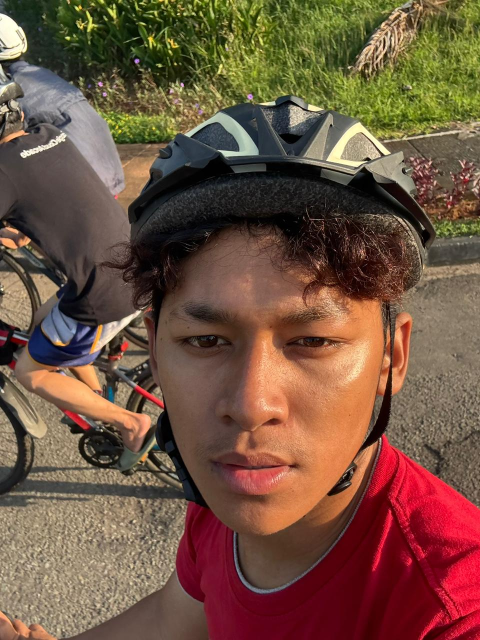
#> input picture images/daffa.jpg, 960 x 1280 px (shown at 1/2 size)
$ python -i group.py   (imports and definitions only)   (older library calls are emulated)
#> lines starting #> are read from the running program, lines starting #| are printed output that depends on the picture; after the words box and inside, x2 and y2 are one past the last pixel; in counts of white or black regions, pixels touching at a corner belong together
#> further down, picture is the input picture: shape (1280, 960, 3); mean B, G, R 65, 83.8, 113.7
import streamlit as st
import numpy as np
import cv2
from PIL import Image
import matplotlib.pyplot as plt
import os
from io import BytesIO
import base64

# ===================== 1. CONFIG =====================
# [5 lines not run here, left out]

# ===================== 2. TRANSLATIONS DATA =====================
translations = {
    "id": {
        "title": "Matrix Transformation & Image Processing",
        "subtitle": "Eksplorasi interaktif Aljabar Linear dalam manipulasi gambar digital",
        "app_goal": "### 🎯 Tujuan Aplikasi\nAplikasi ini dibuat untuk memvisualisasikan bagaimana **Operasi Matriks** digunakan secara nyata dalam teknologi pengolahan citra digital sehari-hari.",
        "features": "**Fitur Utama:** Translasi, Rotasi, Scaling, dan Filtering (Blur/Edge Detection).",
        "concept_1_title": "📐 Transformasi Geometri",
        "concept_1_text1": "Mengubah posisi (Translasi), ukuran (Scaling), atau orientasi (Rotasi) gambar.",
        "concept_1_text2": "Menggunakan perkalian matriks 3x3 (Affine Transform).",
        "concept_2_title": "🎨 Filtering Citra",
        "concept_2_text1": "Memanipulasi nilai pixel untuk efek Blur, Sharpen, atau Deteksi Tepi.",
        "concept_2_text2": "Menggunakan operasi Konvolusi dengan matriks Kernel.",
        "concept_3_title": "🖼️ Segmentasi Objek",
        "concept_3_text1": "Memisahkan objek depan (Foreground) dari latar belakang (Background).",
        "concept_3_text2": "Menggunakan operasi matriks pada channel warna (Thresholding).",
        "quick_concepts": "💡 Konsep Singkat",
        "quick_concepts_text": "Setiap gambar digital adalah sekumpulan matriks angka. Dengan memanipulasi angka tersebut menggunakan Aljabar Linear, kita dapat mengubah tampilan gambar.",
        "upload_title": "📂 Unggah Gambar",
        "upload_label": "Pilih gambar (PNG/JPG/JPEG)",
        "upload_success": "Gambar berhasil dimuat!",
        "upload_preview": "Gambar Asli",
        "upload_info": "Silakan unggah gambar untuk memulai eksperimen.",
        "tools_title": "🛠️ Laboratorium Matriks",
        "tools_subtitle": "Pilih transformasi di bawah ini",
        "geo_title": "1. Transformasi Geometri (Affine)",
        "geo_desc": "Memindahkan koordinat pixel menggunakan perkalian matriks.",
        "geo_info": "Unggah gambar terlebih dahulu untuk menggunakan fitur ini.",
        "btn_translation": "Translasi (Geser)",
        "btn_scaling": "Scaling (Ubah Ukuran)",
        "btn_rotation": "Rotasi (Putar)",
        "btn_shearing": "Shearing (Miringkan)",
        "btn_reflection": "Refleksi (Cermin)",
        "btn_apply": "Terapkan",
        "trans_settings": "**Pengaturan Translasi**",
        "trans_dx": "Geser X (Horizontal)",
        "trans_dy": "Geser Y (Vertikal)",
        "trans_result": "Hasil Translasi",
        "scale_settings": "**Pengaturan Scaling**",
        "scale_x": "Skala X (Lebar)",
        "scale_y": "Skala Y (Tinggi)",
        "scale_result": "Hasil Scaling",
        "rot_settings": "**Pengaturan Rotasi**",
        "rot_angle": "Sudut Rotasi (Derajat)",
        "rot_result": "Hasil Rotasi",
        "shear_settings": "**Pengaturan Shearing**",
        "shear_x": "Geser Sumbu X",
        "shear_y": "Geser Sumbu Y",
        "shear_result": "Hasil Shearing",
        "refl_settings": "**Pengaturan Refleksi**",
        "refl_axis": "Sumbu Cermin",
        "refl_result": "Hasil Refleksi",
        "axis_x": "Sumbu X (Balik Vertikal)",
        "axis_y": "Sumbu Y (Balik Horizontal)",
        "axis_diag": "Diagonal",
        "hist_title": "📊 Histogram Warna",
        "hist_desc": "Melihat distribusi intensitas warna Merah, Hijau, dan Biru dalam matriks gambar.",
        "btn_histogram": "Tampilkan Histogram",
        "hist_warning": "Unggah gambar terlebih dahulu.",
        "filter_title": "2. Filtering & Konvolusi",
        "filter_desc": "Mengubah nilai pixel berdasarkan tetangganya (Kernel Matrix).",
        "filter_info": "Unggah gambar untuk mencoba filter.",
        "btn_blur": "Blur (Kabur)",
        "btn_sharpen": "Sharpen (Tajam)",
        "btn_background": "Hapus Background",
        "btn_grayscale": "Grayscale",
        "btn_edge": "Deteksi Tepi",
        "btn_brightness": "Kecerahan",
        "blur_settings": "**Pengaturan Blur**",
        "blur_kernel": "Ukuran Kernel (Ganjil)",
        "blur_result": "Hasil Blur",
        "sharpen_settings": "**Pengaturan Sharpen**",
        "sharpen_desc": "Meningkatkan kontras pada tepi objek.",
        "sharpen_result": "Hasil Sharpening",
        "bg_settings": "**Pengaturan Background**",
        "bg_method": "Metode Penghapusan",
        "bg_result": "Hasil Hapus Background",
        "gray_settings": "**Pengaturan Grayscale**",
        "gray_desc": "Mengubah citra RGB (3 channel) menjadi 1 channel intensitas.",
        "gray_result": "Hasil Grayscale",
        "edge_settings": "**Pengaturan Deteksi Tepi**",
        "edge_method": "Metode Algoritma",
        "edge_result": "Hasil Deteksi Tepi",
        "bright_settings": "**Kecerahan & Kontras**",
        "bright_brightness": "Tingkat Kecerahan",
        "bright_contrast": "Tingkat Kontras",
        "bright_result": "Hasil Penyesuaian",
        "team_title": "👥 Anggota Tim",
        "team_subtitle": "Project Kelompok - Aljabar Linear",
        "team_sid": "NIM:",
        "team_role": "Peran:",
        "team_group": "Kelompok:",
        "team_contribution": "Kontribusi:"
    },
    "en": {
        "title": "Matrix Transformation & Image Processing",
        "subtitle": "Interactive exploration of Linear Algebra in digital image manipulation",
        "app_goal": "### 🎯 App Goal\nTo visualize how **Matrix Operations** are practically used in everyday digital image processing technologies.",
        "features": "**Key Features:** Translation, Rotation, Scaling, and Filtering (Blur/Edge Detection).",
        "concept_1_title": "📐 Geometric Transform",
        "concept_1_text1": "Changing position (Translation), size (Scaling), or orientation (Rotation).",
        "concept_1_text2": "Uses 3x3 Matrix Multiplication (Affine Transform).",
        "concept_2_title": "🎨 Image Filtering",
        "concept_2_text1": "Manipulating pixel values for Blur, Sharpen, or Edge Detection effects.",
        "concept_2_text2": "Uses Convolution operations with Kernel matrices.",
        "concept_3_title": "🖼️ Object Segmentation",
        "concept_3_text1": "Separating Foreground objects from the Background.",
        "concept_3_text2": "Uses matrix operations on color channels (Thresholding).",
        "quick_concepts": "💡 Quick Concept",
        "quick_concepts_text": "Every digital image is a matrix of numbers. By manipulating these numbers using Linear Algebra, we modify the image appearance.",
        "upload_title": "📂 Upload Image",
        "upload_label": "Choose an image (PNG/JPG/JPEG)",
        "upload_success": "Image loaded successfully!",
        "upload_preview": "Original Image",
        "upload_info": "Please upload an image to start experimenting.",
        "tools_title": "🛠️ Matrix Laboratory",
        "tools_subtitle": "Choose a transformation below",
        "geo_title": "1. Geometric Transformation (Affine)",
        "geo_desc": "Moving pixel coordinates using matrix multiplication.",
        "geo_info": "Upload an image first to use this feature.",
        "btn_translation": "Translation",
        "btn_scaling": "Scaling",
        "btn_rotation": "Rotation",
        "btn_shearing": "Shearing",
        "btn_reflection": "Reflection",
        "btn_apply": "Apply",
        "trans_settings": "**Translation Settings**",
        "trans_dx": "Shift X (Horizontal)",
        "trans_dy": "Shift Y (Vertical)",
        "trans_result": "Translation Result",
        "scale_settings": "**Scaling Settings**",
        "scale_x": "Scale X (Width)",
        "scale_y": "Scale Y (Height)",
        "scale_result": "Scaling Result",
        "rot_settings": "**Rotation Settings**",
        "rot_angle": "Rotation Angle (Degrees)",
        "rot_result": "Rotation Result",
        "shear_settings": "**Shearing Settings**",
        "shear_x": "Shear X Axis",
        "shear_y": "Shear Y Axis",
        "shear_result": "Shearing Result",
        "refl_settings": "**Reflection Settings**",
        "refl_axis": "Mirror Axis",
        "refl_result": "Reflection Result",
        "axis_x": "X Axis (Flip Vertical)",
        "axis_y": "Y Axis (Flip Horizontal)",
        "axis_diag": "Diagonal",
        "hist_title": "📊 Color Histogram",
        "hist_desc": "View the distribution of Red, Green, and Blue intensity in the image matrix.",
        "btn_histogram": "Show Histogram",
        "hist_warning": "Please upload an image first.",
        "filter_title": "2. Filtering & Convolution",
        "filter_desc": "Changing pixel values based on neighbors (Kernel Matrix).",
        "filter_info": "Upload an image to try filters.",
        "btn_blur": "Blur",
        "btn_sharpen": "Sharpen",
        "btn_background": "Remove Background",
        "btn_grayscale": "Grayscale",
        "btn_edge": "Edge Detection",
        "btn_brightness": "Brightness",
        "blur_settings": "**Blur Settings**",
        "blur_kernel": "Kernel Size (Odd)",
        "blur_result": "Blur Result",
        "sharpen_settings": "**Sharpen Settings**",
        "sharpen_desc": "Enhancing contrast at object edges.",
        "sharpen_result": "Sharpening Result",
        "bg_settings": "**Background Settings**",
        "bg_method": "Removal Method",
        "bg_result": "Background Removal Result",
        "gray_settings": "**Grayscale Settings**",
        "gray_desc": "Converting RGB image (3 channels) to 1 intensity channel.",
        "gray_result": "Grayscale Result",
        "edge_settings": "**Edge Detection Settings**",
        "edge_method": "Algorithm Method",
        "edge_result": "Edge Detection Result",
        "bright_settings": "**Brightness & Contrast**",
        "bright_brightness": "Brightness Level",
        "bright_contrast": "Contrast Level",
        "bright_result": "Adjustment Result",
        "team_title": "👥 Team Members",
        "team_subtitle": "Group Project - Linear Algebra",
        "team_sid": "Student ID:",
        "team_role": "Role:",
        "team_group": "Group:",
        "team_contribution": "Contribution:"
    }
}

# ===================== 3. HELPER FUNCTIONS =====================

# [17 lines left out: functions set_video_background, load_image, not called in this run]

def to_opencv(img_rgb):
    return cv2.cvtColor(img_rgb, cv2.COLOR_RGB2BGR)

def to_streamlit(img_bgr):
    return cv2.cvtColor(img_bgr, cv2.COLOR_BGR2RGB)

# [87 lines left out: functions apply_affine_transform, rgb_to_gray, adjust_brightness_contrast, image_to_bytes, safe_display_square_image, segment_foreground, not called in this run]

def simple_background_removal_hsv(img_rgb):
    img_bgr = to_opencv(img_rgb)
    hsv = cv2.cvtColor(img_bgr, cv2.COLOR_BGR2HSV)
#> hsv: shape (1280, 960, 3); mean H, S, V 99, 119.2, 116.4
    # Deteksi warna hijau/biru (chroma key sederhana)
    lower = np.array([35, 40, 40])
    upper = np.array([85, 255, 255])
    mask_bg = cv2.inRange(hsv, lower, upper)
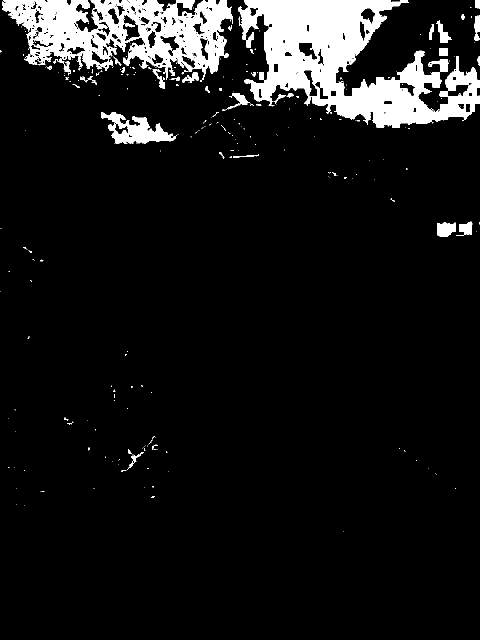
#> mask_bg: shape (1280, 960) (shown at 1/2 size); 8.9% white; 338 white regions (290 under 20 px), largest, box (x1, y1, x2, y2) and area: (476, 0, 960, 256) 59258, (5, 0, 466, 164) 37755, (202, 224, 354, 288) 4405
    mask_fg = cv2.bitwise_not(mask_bg)
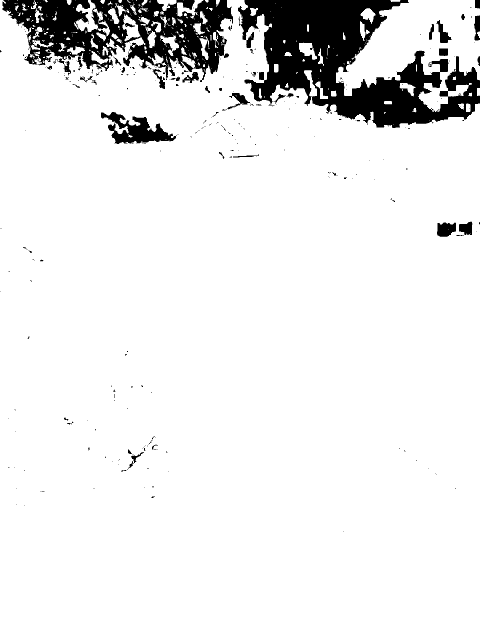
#> mask_fg: shape (1280, 960) (shown at 1/2 size); 91.1% white; 338 black regions (290 under 20 px), largest, box (x1, y1, x2, y2) and area: (476, 0, 960, 256) 59258, (5, 0, 466, 164) 37755, (202, 224, 354, 288) 4405
    fg = cv2.bitwise_and(img_bgr, img_bgr, mask=mask_fg)
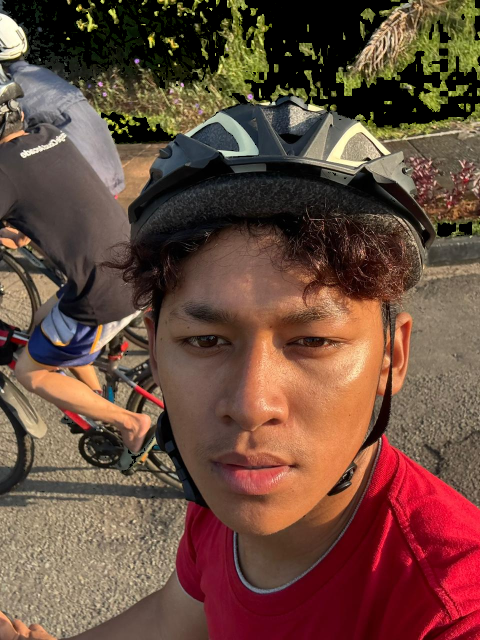
#> fg: shape (1280, 960, 3) (shown at 1/2 size); mean R, G, B 106.4, 75.2, 61.7

    # Buat alpha channel
    b, g, r = cv2.split(fg)
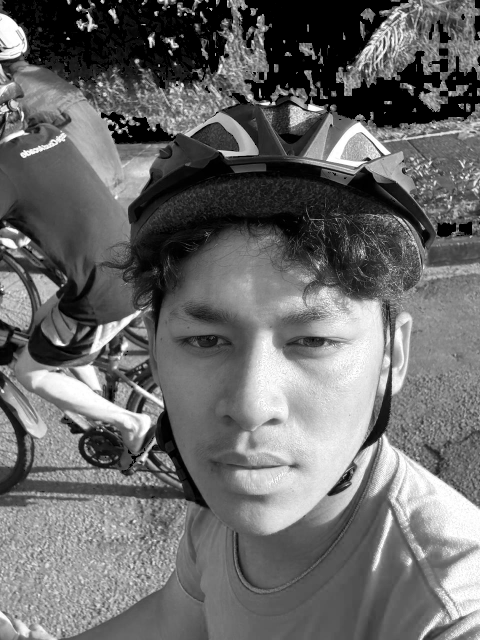
#> b: shape (1280, 960) (shown at 1/2 size); min 0, max 255, mean 106.4
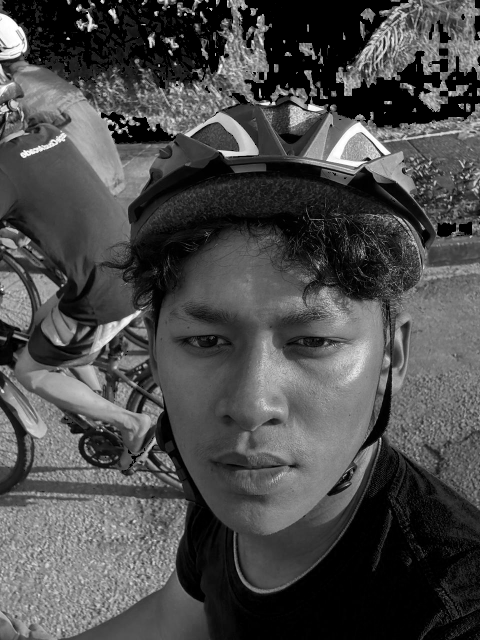
#> g: shape (1280, 960) (shown at 1/2 size); min 0, max 255, mean 75.2
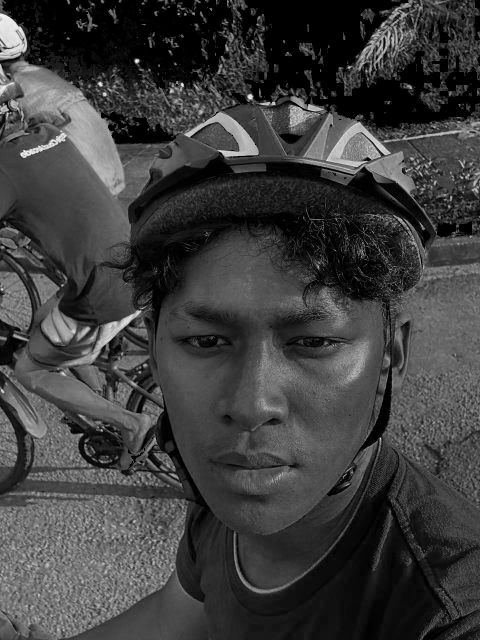
#> r: shape (1280, 960) (shown at 1/2 size); min 0, max 255, mean 61.7
    rgba = cv2.merge([b, g, r, mask_fg])
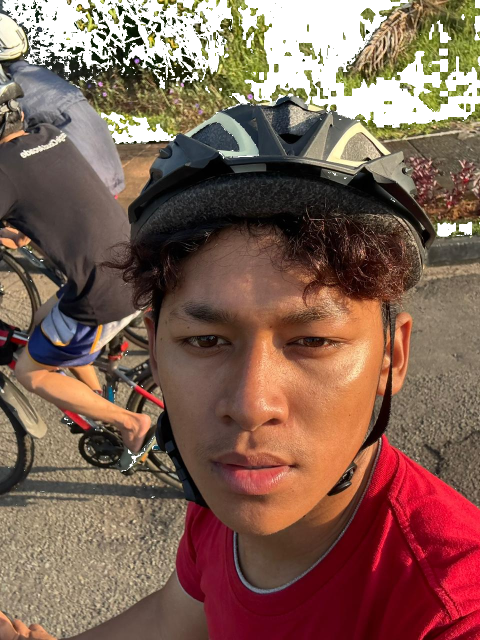
#> rgba: shape (1280, 960, 4) (shown at 1/2 size); mean R, G, B, A 106.4, 75.2, 61.7, 232.4; transparent parts drawn white

    return cv2.cvtColor(rgba, cv2.COLOR_BGRA2RGBA)
#> returned value: shape (1280, 960, 4)

# ===================== 4. SESSION STATE INIT =====================

# [2 lines that did not run here, left out]
# [2 lines that did not run here, left out]
if "original_img" not in st.session_state:
    st.session_state.original_img = None
# [2 lines that did not run here, left out]
# [2 lines that did not run here, left out]
if "last_result" not in st.session_state:
    st.session_state.last_result = None
if "filter_result" not in st.session_state:
    st.session_state.filter_result = None

# ===================== 5. UI SETUP & CSS =====================

# [1 line not run here, left out]

base_css = """
<style>
.block-container {
    max-width: 1200px;
    padding: 2rem 2rem 2rem 2rem;
}
.stMainBlockContainer {
    background-color: rgba(255, 255, 255, 0.85) !important;
    border-radius: 10px;
    padding: 20px;
}
section[data-testid="stExpander"]{
    border-radius:10px;
    padding:8px;
    box-shadow:0 1px 6px rgba(0,0,0,0.04);
}
div[data-testid="column"] button {
    width: 100%;
}
/* Simple rectangular container for photos and text */
.crystal-shape {
    width: 140px;
    height: 140px;
    margin: 0 auto;
    display: flex;
    align-items: center;
    justify-content: center;
    background: #f0f0f0;
    border: 3px solid #4CAF50;
    border-radius: 5px;
}
.crystal-shape img {
    width: 100%;
    height: 100%;
    object-fit: cover;
    border-radius: 5px;
}
.crystal-text {
    padding: 10px;
    box-sizing: border-box;
    font-size: 12px;
    text-align: center;
    border: 1px solid #ccc;
    background: #fff;
    border-radius: 5px;
}
</style>
"""

light_css = """
<style>
.stMarkdown, .stMarkdown p, .stMarkdown li, h1, h2, h3 {
    color: #000000 !important;
}
button[kind="secondary"] {
    background-color: #ffffff !important;
    color: #000000 !important;
    border: 2px solid #4CAF50 !important;
}
.stContainer {
    background-color: rgba(255,255,255,0.9) !important;
}
</style>
"""

dark_css = """
<style>
.stMarkdown, .stMarkdown p, .stMarkdown li, h1, h2, h3 {
    color: #ffffff !important;
}
button[kind="secondary"] {
    background-color: #1e3a1e !important;
    color: #c8e6c9 !important;
    border: 2px solid #66bb6a !important;
}
</style>
"""

# [5 lines not run here, left out]

# ===================== 6. HEADER & NAV =====================

lang = st.session_state["language"]
# [1 line that did not run here, left out]
theme_mode = st.session_state["theme_mode"]

# [25 lines not run here, left out]

# --- Concept Boxes ---
# [1 line that did not run here, left out]

# [38 lines not run here, left out]

# ===================== 8. NAVIGATION TABS =====================

# [6 lines that did not run here, left out]

# ===================== 9. TAB 1: UPLOAD IMAGE =====================
# [463 lines not run here, left out]
# [1 line that did not run here, left out]
# [6 lines not run here, left out]

>>> import cv2
>>> picture = cv2.imread('images/daffa.jpg')
>>> result = simple_background_removal_hsv(picture)

$ run again, on images/nando.jpg
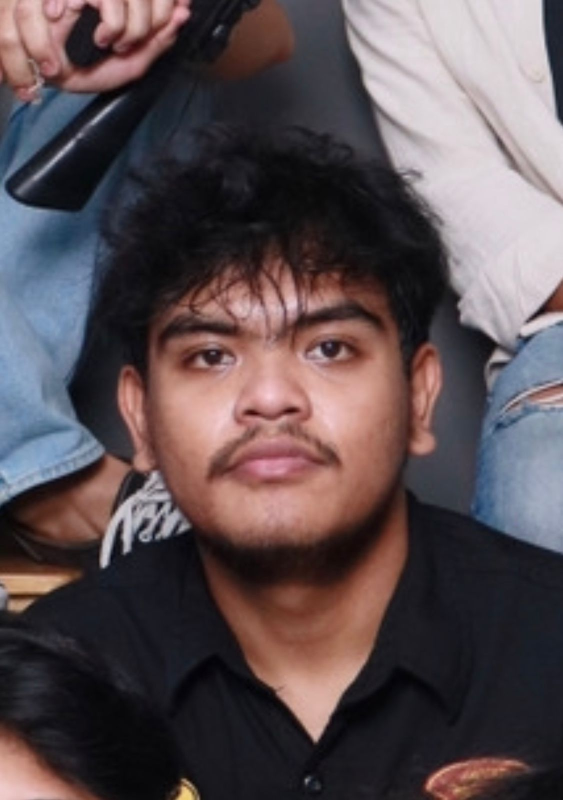
#> input picture images/nando.jpg, 1126 x 1600 px (shown at 1/2 size)
#> picture is the input picture: shape (1600, 1126, 3); mean B, G, R 81.7, 78.2, 90.8
#> hsv: shape (1600, 1126, 3); mean H, S, V 95.2, 68.1, 98.3
#> mask_bg: shape (1600, 1126); every value is 0
#> mask_fg: shape (1600, 1126); every value is 255
#> in simple_background_removal_hsv, `b, g, r = cv2.split(fg)`:
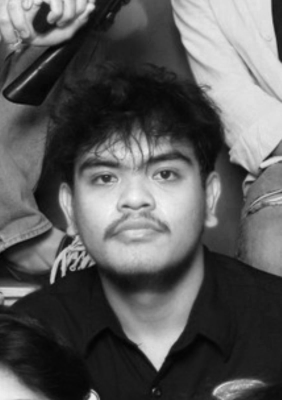
#> b: shape (1600, 1126) (shown at 1/4 size); min 0, max 251, mean 90.8
#> in simple_background_removal_hsv, `b, g, r = cv2.split(fg)`:
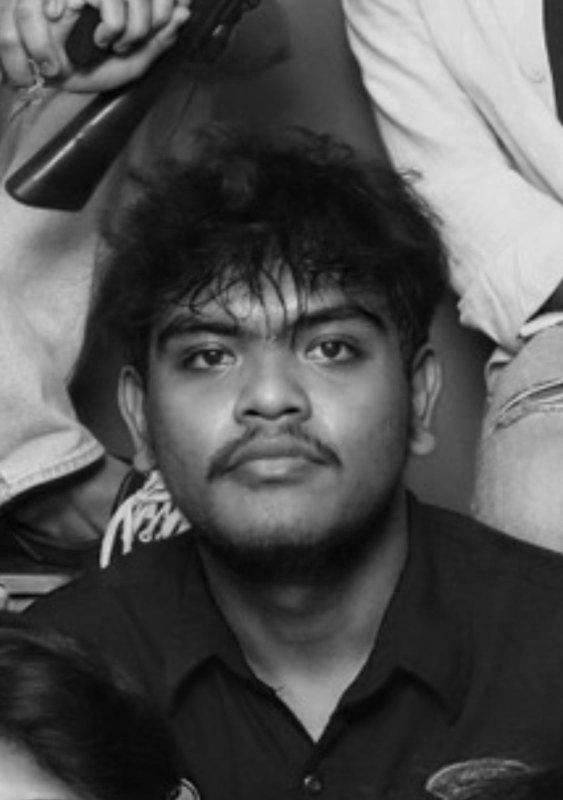
#> r: shape (1600, 1126) (shown at 1/2 size); min 0, max 233, mean 81.7
